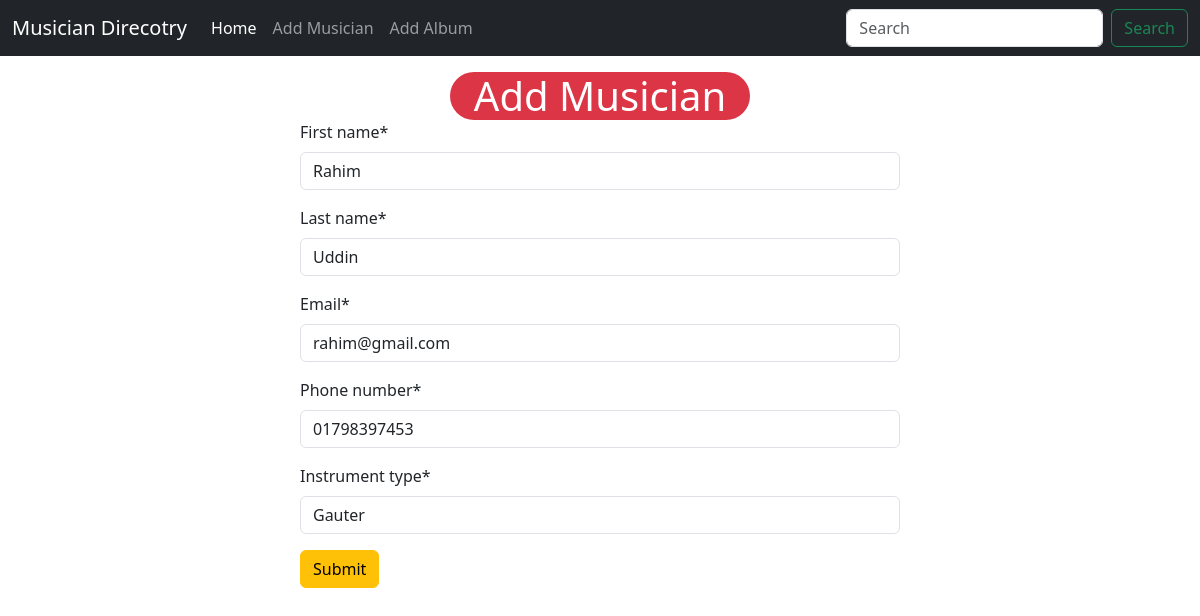
The page /musician/edit/15 on the database its author committed.
### musician/models.py (models this page shows, shortened)
class Musician(models.Model):
    first_name = models.CharField(max_length=50)
    last_name = models.CharField(max_length=50)
    email = models.EmailField(max_length=100)
    phone_number = models.CharField(max_length=11)
    instrument_type = models.CharField(max_length=50)

### musician/views.py (the view)
# urls.py: path('edit/<int:id>', views.EditMusicianView.as_view(), name = 'edit_musician'),
class EditMusicianView(UpdateView):
    model = models.Musician
    form_class = forms.MusicianForm
    template_name = 'musician/add_musician.html'
    success_url = reverse_lazy('homepage')
    pk_url_kwarg = 'id'

### musician/forms.py
class MusicianForm(forms.ModelForm):
    class Meta:
        model = Musician
        fields = '__all__'

### musician/templates/musician/add_musician.html (shortened to what this page needs)
{% extends "base.html" %}
{% load crispy_forms_tags %}
{% block content %}
<form style="width: 50%; margin:auto;" method="post">
    <h1 class="mt-3 bg-danger text-white w-50 m-auto text-center rounded-5">Add Musician</h1>
    {{form | crispy}}
    <button class="btn btn-warning mb-3">Submit</button>
</form>
{% endblock %}

### rows shown on the page
Musician: first_name "Rahim", last_name "Uddin", email "rahim@gmail.com", phone_number "01798397453", instrument_type "Gauter"
